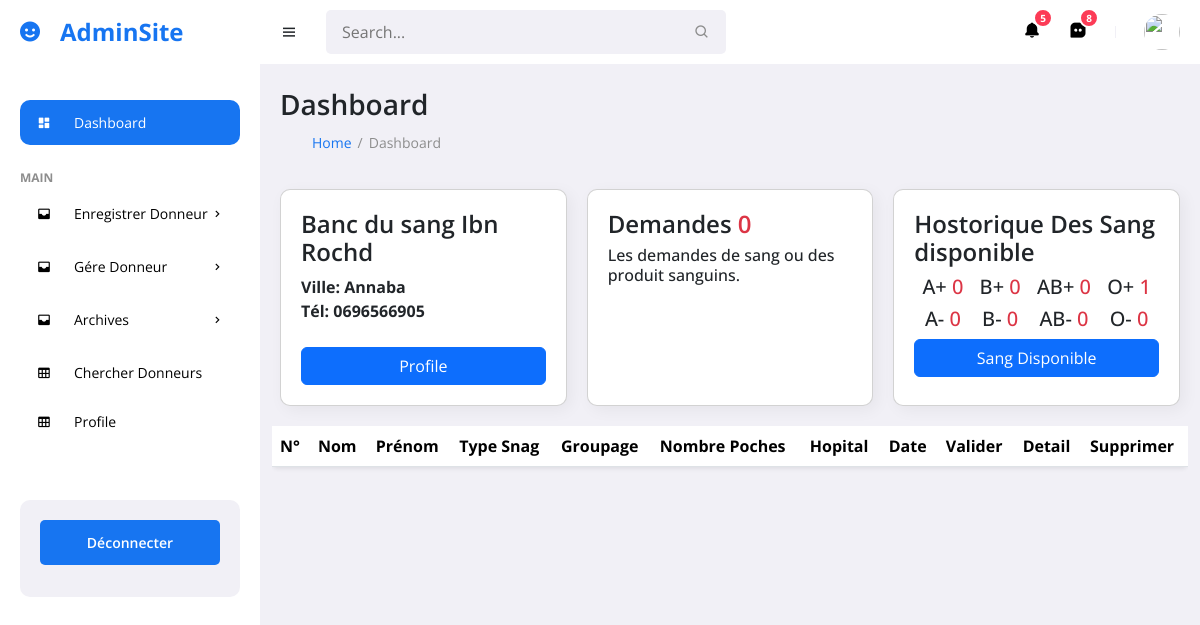
The app's page /public/banc.php (signed in) with its own data.
### tables this page shows
CREATE TABLE `bnadms` (
  `vsidentite` int(11) NOT NULL,
  `nom_donneur_s` varchar(50) NOT NULL,
  `prenom_donneur_s` varchar(50) NOT NULL,
  `email_donneur_s` varchar(255) NOT NULL,
  `password_D` varchar(255) NOT NULL,
  `code_verif_pass_D` varchar(255) DEFAULT NULL,
  `pass_time_reset` varchar(50) DEFAULT NULL,
  `telephone_donneur_s` varchar(10) NOT NULL,
  `agesdonneur_s` varchar(20) NOT NULL,
  `groupage_donneur_s` varchar(2) NOT NULL,
  `dernier_donneur_s` varchar(50) DEFAULT NULL,
  `ville_donneur_s` varchar(50) NOT NULL,
  `sexe_donneur_s` varchar(20) NOT NULL,
  `blastek` enum('h_b_donneurs','hopitale_b_d','h_bancsang_d','h_bancsang_maalem_d') NOT NULL,
  `code_verif` varchar(255) NOT NULL,
  `checkk_me_bro` enum('xX','oO') NOT NULL DEFAULT 'xX',
  `valide_token_donneur` varchar(255) NOT NULL,
  `url_bnadms` varchar(100) NOT NULL,
  `latitude_b_s` varchar(50) NOT NULL,
  `longitude_b_s` varchar(50) NOT NULL,
  `type` varchar(50) NOT NULL,
  `address` varchar(50) NOT NULL,
  `date_inscr` varchar(50) NOT NULL
);

### public/banc.php (the view, shortened to what this page needs)
<?php
require_once "../core/autoloading.php";
if(isset($_SESSION['y3adi']) && isset($_SESSION['valide_token_donneur']))
{
	$stmt_verif_session=$connection->prepare("SELECT `vsidentite`, `nom_donneur_s`, `email_donneur_s`, `telephone_donneur_s`, `ville_donneur_s`, `valide_token_donneur`, `blastek` From `bnadms` WHERE `email_donneur_s`= ? LIMIT 1 ");
    $stmt_verif_session->bind_param("s", $_SESSION["y3adi"]);
    $stmt_verif_session->execute();
    $result = $stmt_verif_session->get_result();
	$row=$result->fetch_assoc();
	$id=$row['vsidentite'];
	$database_token=$row['valide_token_donneur'];
    $session_token=$_SESSION['valide_token_donneur'];
	if($database_token!==$session_token)
	{
		redirect('login.php');
	}else
	{
		if($row['blastek']==="h_bancsang_d")
		{
?>
<!DOCTYPE html>
<html lang="en">
<head>
	<link href='https://unpkg.com/boxicons@2.0.9/css/boxicons.min.css' rel='stylesheet'>
    <link rel="stylesheet" href="https://cdn.jsdelivr.net/npm/bootstrap@5.3.2/dist/css/bootstrap.min.css">
</head>
<body>
	<section id="sidebar">
		<a href="#" class="brand"><i class='bx bxs-smile icon'></i> AdminSite</a>
		<ul class="side-menu">
			<li><a href="#" class="active"><i class='bx bxs-dashboard icon' ></i> Dashboard</a></li>
			<li class="divider" data-text="main">Main</li>
			<li>
				<a href="#"><i class='bx bxs-inbox icon' ></i> Enregistrer Donneur <i class='bx bx-chevron-right icon-right' ></i></a>
			</li>
			<li>
				<a href="#"><i class='bx bxs-inbox icon' ></i> Gére Donneur <i class='bx bx-chevron-right icon-right' ></i></a>
			</li>
			<li>
				<a href="#"><i class='bx bxs-inbox icon' ></i> Archives <i class='bx bx-chevron-right icon-right' ></i></a>
			</li>
			<li><a href="chercher_donneur.php"><i class='bx bx-table icon' ></i> Chercher Donneurs</a></li>
			<li><a href="profile_b_s.php"><i class='bx bx-table icon' ></i> Profile</a></li>
		</ul>
		<div class="ads">
			<div class="wrapper">
				<a href="logout.php" class="btn-upgrade">Déconnecter</a>
			</div>
		</div>
	</section>
	<section id="content">
		<nav>
			<i class='bx bx-menu toggle-sidebar' ></i>
			<form action="#">
				<div class="form-group">
					<input type="text" placeholder="Search...">
					<i class='bx bx-search icon' ></i>
				</div>
			</form>
			<a href="#" class="nav-link">
				<i class='bx bxs-bell icon' ></i>
				<span class="badge">5</span>
			</a>
			<a href="#" class="nav-link">
				<i class='bx bxs-message-square-dots icon' ></i>
				<span class="badge">8</span>
			</a>
			<div class="profile">
				<img src="https://images.unsplash.com/photo-1517841905240-472988babdf9?ixid=MnwxMjA3fDB8MHxzZWFyY2h8NHx8cGVvcGxlfGVufDB8fDB8fA%3D%3D&ixlib=rb-1.2.1&auto=format&fit=crop&w=500&q=60" alt="">
			</div>
		</nav>
		<main>
			<h1 class="title">Dashboard</h1>
			<ul class="breadcrumbs">
				<li><a href="#">Home</a></li>
				<li class="divider">/</li>
				<li><a href="#" class="active">Dashboard</a></li>
			</ul>
			<div class="info-data">
			<div class="card">
					<div class="head">
						<div>
							<h2><?= $row['nom_donneur_s']?></h2>
						</div>
					</div>
					<b>Ville: <?= $row['ville_donneur_s']?></b>
					<b>Tél: <?= $row['telephone_donneur_s'] ?></b><br>
					<a class="btn btn-primary" href="profile_b_s.php">Profile</a>
				</div>
				<div class="card">
					<div class="head">
						<?php $get_d=mysqli_query($connection,"SELECT * FROM `demmande_poches` WHERE url2='$id' AND status_d='en attente'") ;?>
						<?php $num_d=mysqli_num_rows($get_d);?>
						<div >
							<?php
								if($num_d==0)
								{
								  	echo '<h2>Demandes <span class="text-danger">'. $num_d.'</span></h2>';
								}else
								{
									echo '<h2>Demandes <span class="text-success">'.$num_d.'</span></h2>';
								}
							?>
							<h6> Les demandes de sang ou des produit sanguins.  </h6>
						</div>
					</div>
				</div>
				<div class="card">
				 <?php $get_disponibleAplus=mysqli_query($connection,"SELECT * FROM `enregistrer_donneur` WHERE `vsidentite`='$id' AND `type_enregistrement`='disponible_d' AND `status_enregistrement`='valide_d' AND groupage_donneur_1='A+'");?>
				 <?php $num_disponibleAplus=mysqli_num_rows($get_disponibleAplus);?>
				 <?php $get_disponibleAmoins=mysqli_query($connection,"SELECT * FROM `enregistrer_donneur` WHERE `vsidentite`='$id' AND `type_enregistrement`='disponible_d' AND `status_enregistrement`='valide_d' AND groupage_donneur_1='A-'");?>
				 <?php $num_disponibleAmoins=mysqli_num_rows($get_disponibleAmoins);?>
				 <?php $get_disponibleBplus=mysqli_query($connection,"SELECT * FROM `enregistrer_donneur` WHERE `vsidentite`='$id' AND `type_enregistrement`='disponible_d' AND `status_enregistrement`='valide_d' AND groupage_donneur_1='B+'");?>
				 <?php $num_disponibleBplus=mysqli_num_rows($get_disponibleBplus);?>
				 <?php $get_disponibleBmoins=mysqli_query($connection,"SELECT * FROM `enregistrer_donneur` WHERE `vsidentite`='$id' AND `type_enregistrement`='disponible_d' AND `status_enregistrement`='valide_d' AND groupage_donneur_1='B-'");?>
				 <?php $num_disponibleBmoins=mysqli_num_rows($get_disponibleBmoins);?>
				 <?php $get_disponibleOplus=mysqli_query($connection,"SELECT * FROM `enregistrer_donneur` WHERE `vsidentite`='$id' AND `type_enregistrement`='disponible_d' AND `status_enregistrement`='valide_d' AND groupage_donneur_1='O+'");?>
				 <?php $num_disponibleOplus=mysqli_num_rows($get_disponibleOplus);?>
				 <?php $get_disponibleOmoins=mysqli_query($connection,"SELECT * FROM `enregistrer_donneur` WHERE `vsidentite`='$id' AND `type_enregistrement`='disponible_d' AND `status_enregistrement`='valide_d' AND groupage_donneur_1='O-'");?>
				 <?php $num_disponibleOmoins=mysqli_num_rows($get_disponibleOmoins);?>
				 <?php $get_disponibleABplus=mysqli_query($connection,"SELECT * FROM `enregistrer_donneur` WHERE `vsidentite`='$id' AND `type_enregistrement`='disponible_d' AND `status_enregistrement`='valide_d' AND groupage_donneur_1='AB+'");?>
				 <?php $num_disponibleABplus=mysqli_num_rows($get_disponibleABplus);?>
				 <?php $get_disponibleABmoins=mysqli_query($connection,"SELECT * FROM `enregistrer_donneur` WHERE `vsidentite`='$id' AND `type_enregistrement`='disponible_d' AND `status_enregistrement`='valide_d' AND groupage_donneur_1='AB-'");?>
				 <?php $num_disponibleABmoins=mysqli_num_rows($get_disponibleABmoins);?>
					<div class="head">
						<div >
							<h2>Hostorique Des Sang disponible</h2>
							<div class="d-flex justify-content-around" >
								<h5>A+ <span class="text-danger"> <?=$num_disponibleAplus?></span></h5>
								<h5>B+ <span class="text-danger"><?=$num_disponibleBplus?> </span></h5>
								<h5>AB+ <span class="text-danger"><?=$num_disponibleABplus?></span></h5>
								<h5>O+ <span class="text-danger"><?=$num_disponibleOplus?></span></h5>
							</div>
							<div class="d-flex justify-content-around" >
								<h5>A- <span class="text-danger"> <?=$num_disponibleAmoins?></span></h5>
								<h5>B- <span class="text-danger"><?=$num_disponibleBmoins?> </span></h5>
								<h5>AB- <span class="text-danger"><?=$num_disponibleABmoins?></span></h5>
								<h5>O- <span class="text-danger"><?=$num_disponibleOmoins?></span></h5>
						</div>
					</div>
				</div>
				<a class="btn btn-primary" href="archive_disponible.php">Sang Disponible</a>
			</div>
		</main>
		<div class="container">
	<div style="overflow-x:auto;">
		<table class="table bg-white rounded shadow-sm  table-hover" id="myTable">
			<thead>
			  <tr>
			  <th>N°</th>
				<th>Nom</th>
				<th>Prénom</th>
				<th>Type Snag</th>
				<th>Groupage</th>
				<th>Nombre Poches</th>
				<th>Hopital</th>
				<th>Date</th>
				<th>Valider</th>
				<th>Detail</th>
				<th>Supprimer</th>
			  </tr>
			</thead>
		  </table>
		  </div>
	</div>
	</section>
</body>
</html>
<?php
		}else if($row['blastek']==='hopitale_b_d')
		{
			redirect('hopitale.php');
		}else if($row['blastek']==="h_b_donneurs")
		{
			redirect('home.php');
		}else if($row['blastek']==="h_bancsang_maalem_d")
		{
			redirect('bancsang_mallem.php');
		}
	}
}else{
	redirect('login.php');
}
?>

### public/banc.php (style rules this page uses)
* { font-family: 'Open Sans', sans-serif; margin: 0; padding: 0; box-sizing: border-box; }
:root { --grey: #F1F0F6; --dark-grey: #8D8D8D; --light: #fff; --dark: #000; --green: #81D43A; --light-green: #E3FFCB; --blue: #1775F1; --light-blue: #D0E4FF; --dark-blue: #0C5FCD; --red: #FC3B56; }
html { overflow-x: hidden; }
body { background: var(--grey); overflow-x: hidden; }
a { text-decoration: none; }
li { list-style: none; }
#sidebar { position: fixed; max-width: 260px; width: 100%; background: var(--light); top: 0; left: 0; height: 100%; overflow-y: auto; scrollbar-width: none; transition: all .3s ease; z-index: 200; }
#sidebar .brand { font-size: 24px; display: flex; align-items: center; height: 64px; font-weight: 700; color: var(--blue); position: sticky; top: 0; left: 0; z-index: 100; background: var(--light); transition: all .3s ease; padding: 0 6px; }
#sidebar .icon { min-width: 48px; display: flex; justify-content: center; align-items: center; margin-right: 6px; }
#sidebar .icon-right { margin-left: auto; transition: all .3s ease; }
#sidebar .side-menu { margin: 36px 0; padding: 0 20px; transition: all .3s ease; }
#sidebar .side-menu a { display: flex; align-items: center; font-size: 14px; color: var(--dark); padding: 12px 16px 12px 0; transition: all .3s ease; border-radius: 10px; margin: 4px 0; white-space: nowrap; }
#sidebar .side-menu > li > a.active, #sidebar .side-menu > li > a.active:hover { background: var(--blue); color: var(--light); }
#sidebar .divider { margin-top: 24px; font-size: 12px; text-transform: uppercase; font-weight: 700; color: var(--dark-grey); transition: all .3s ease; white-space: nowrap; }
#sidebar .ads { width: 100%; padding: 20px; }
#sidebar .ads .wrapper { background: var(--grey); padding: 20px; border-radius: 10px; }
#sidebar .btn-upgrade { font-size: 14px; display: flex; justify-content: center; align-items: center; padding: 12px 0; color: var(--light); background: var(--blue); transition: all .3s ease; border-radius: 5px; font-weight: 600; margin-bottom: 12px; }
#content { position: relative; width: calc(100% - 260px); left: 260px; transition: all .3s ease; }
nav { background: var(--light); height: 64px; padding: 0 20px; display: flex; align-items: center; grid-gap: 28px; position: sticky; top: 0; left: 0; z-index: 100; }
nav .toggle-sidebar { font-size: 18px; cursor: pointer; }
nav form { max-width: 400px; width: 100%; margin-right: auto; }
nav .form-group { position: relative; }
nav .form-group input { width: 100%; background: var(--grey); border-radius: 5px; border: none; outline: none; padding: 10px 36px 10px 16px; transition: all .3s ease; }
nav .form-group .icon { position: absolute; top: 50%; transform: translateY(-50%); right: 16px; color: var(--dark-grey); }
nav .nav-link { position: relative; }
nav .nav-link .icon { font-size: 18px; color: var(--dark); }
nav .nav-link .badge { position: absolute; top: -12px; right: -12px; width: 20px; height: 20px; border-radius: 50%; border: 2px solid var(--light); background: var(--red); display: flex; justify-content: center; align-items: center; color: var(--light); font-size: 10px; font-weight: 700; }
nav .profile { position: relative; }
nav .profile img { width: 36px; height: 36px; border-radius: 50%; object-fit: cover; cursor: pointer; }
main { width: 100%; padding: 24px 20px 20px 20px; }
main .title { font-size: 28px; font-weight: 600; margin-bottom: 10px; }
main .breadcrumbs { display: flex; grid-gap: 6px; }
main .breadcrumbs li, main .breadcrumbs li a { font-size: 14px; }
main .breadcrumbs li a { color: var(--blue); }
main .breadcrumbs li a.active, main .breadcrumbs li.divider { color: var(--dark-grey); pointer-events: none; }
main .info-data { margin-top: 36px; display: grid; grid-template-columns: repeat(auto-fit, minmax(240px, 1fr)); grid-gap: 20px; }
main .info-data .card { padding: 20px; border-radius: 10px; background: var(--light); box-shadow: 4px 4px 16px rgba(0, 0, 0, .05); }
main .card .head { display: flex; justify-content: space-between; align-items: flex-start; }
main .card .head h2 { font-size: 24px; font-weight: 600; }

### records on screen
bnadms: nom_donneur_s "Banc du sang Ibn Rochd", ville_donneur_s "Annaba", telephone_donneur_s "0696566905"

### other values on screen
$num_d "0"
$num_disponibleAplus "0"
$num_disponibleBplus "0"
$num_disponibleABplus "0"
$num_disponibleOplus "1"
$num_disponibleAmoins "0"
$num_disponibleBmoins "0"
$num_disponibleABmoins "0"
$num_disponibleOmoins "0"
